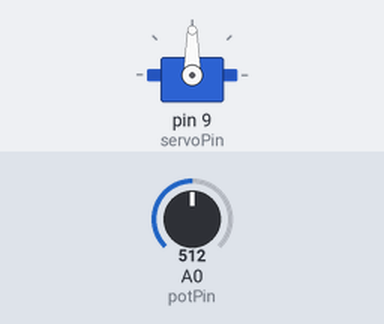
This sketch was run on a simulated Arduino Uno, built with avr-gcc and run on an emulated ATmega328P. Shown: servo. The test bench sets the inputs (shaded band); at power-on: A0 (potPin) = 512.

Above: at 1.2 s.
1.3 s: A0 (potPin) set to 716
At 2.1 s:
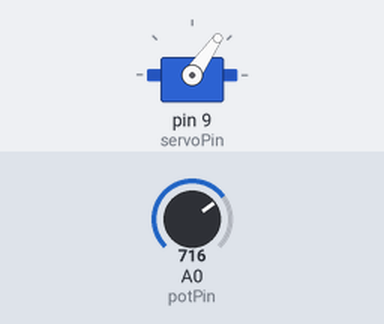
2.8 s: A0 (potPin) set to 900
At 4.0 s:
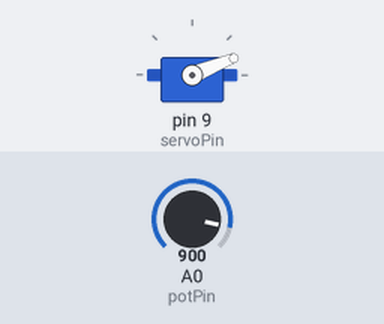
4.3 s: A0 (potPin) set to 1023
At 5.5 s:
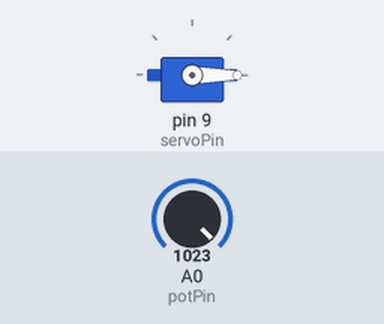
5.8 s: A0 (potPin) set to 306
At 6.8 s:
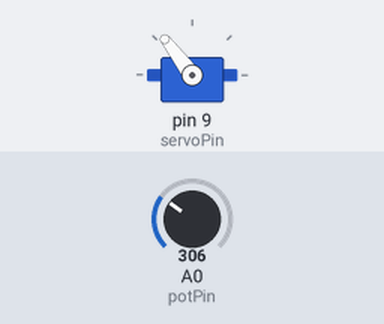
7.3 s: A0 (potPin) set to 122
At 7.7 s:
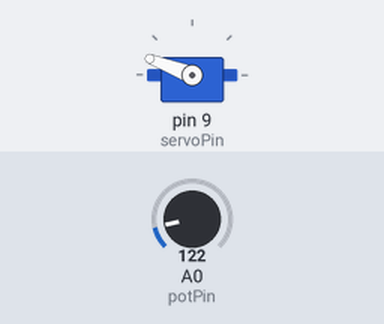
Timing chart, 0 to 9.8 s (numbered marks = the images above; inputs shaded):
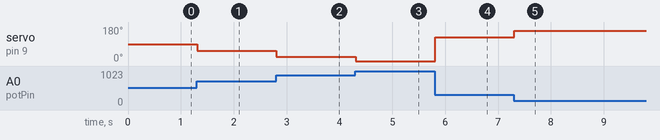

Measured:
- after the input at 1.3 s, servo on pin 9 (servoPin): 90° → 55° at once
- after the input at 2.8 s, servo on pin 9 (servoPin): 55° → 22° at once
- after the input at 4.3 s, servo on pin 9 (servoPin): 22° → 0° at once
- after the input at 5.8 s, servo on pin 9 (servoPin): 0° → 127° at once
- after the input at 7.3 s, servo on pin 9 (servoPin): 127° → 159° at once

The sketch:

ServoPot.ino
```cpp
// Controls a servo's angle with a potentiometer.
// Wiring: pot wiper -> A0, servo signal -> pin 9.

#include <Servo.h>

Servo myServo;

const int potPin = A0;
const int servoPin = 9;

void setup() {
  myServo.attach(servoPin);
}

void loop() {
  // Read the potentiometer (0–1023)
  int potValue = analogRead(potPin);

  // Convert it to a servo angle (0–180 degrees)
  int angle = map(potValue, 0, 1023, 180, 0);

  // Move the servo
  myServo.write(angle);

  delay(10);
}
```
